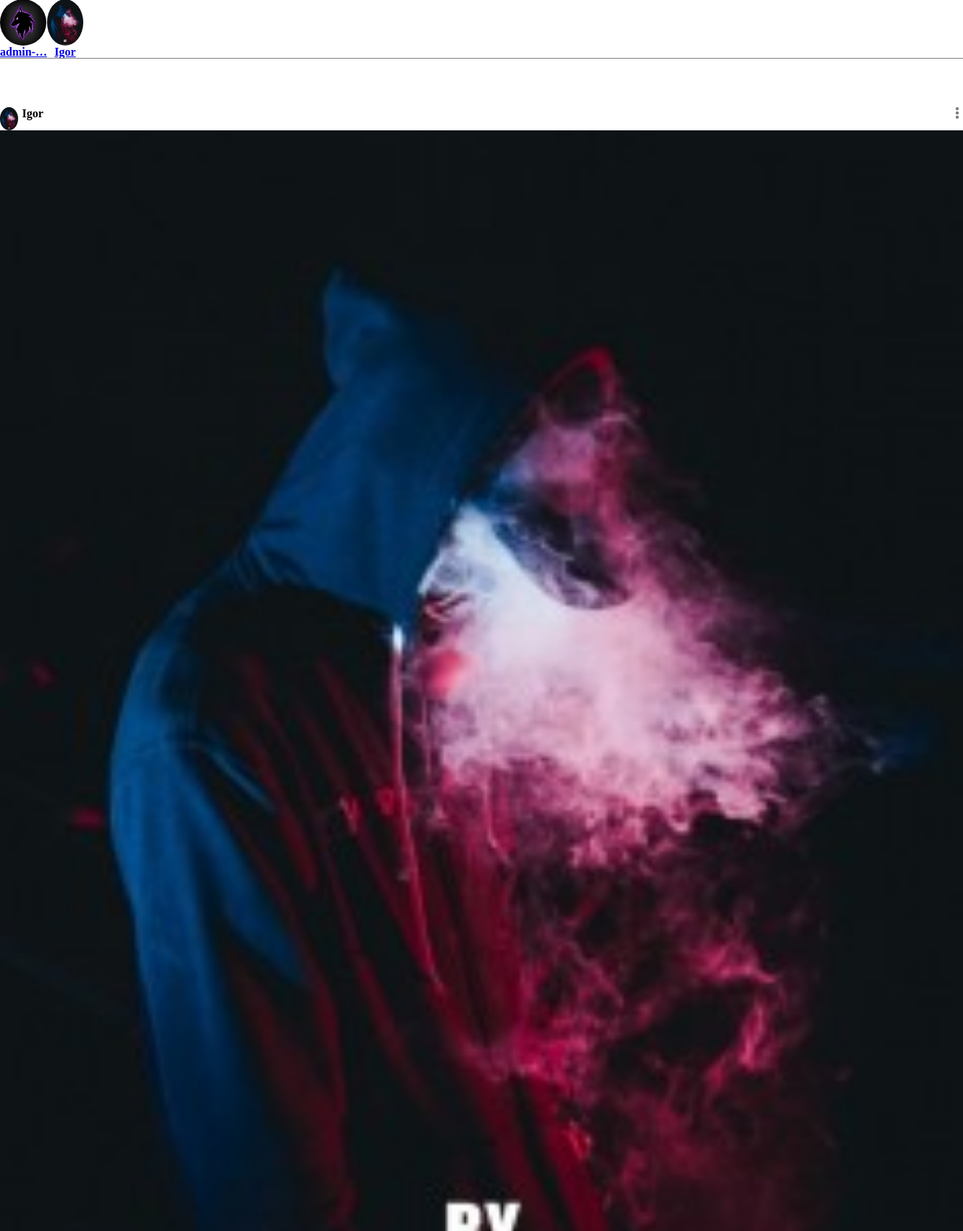
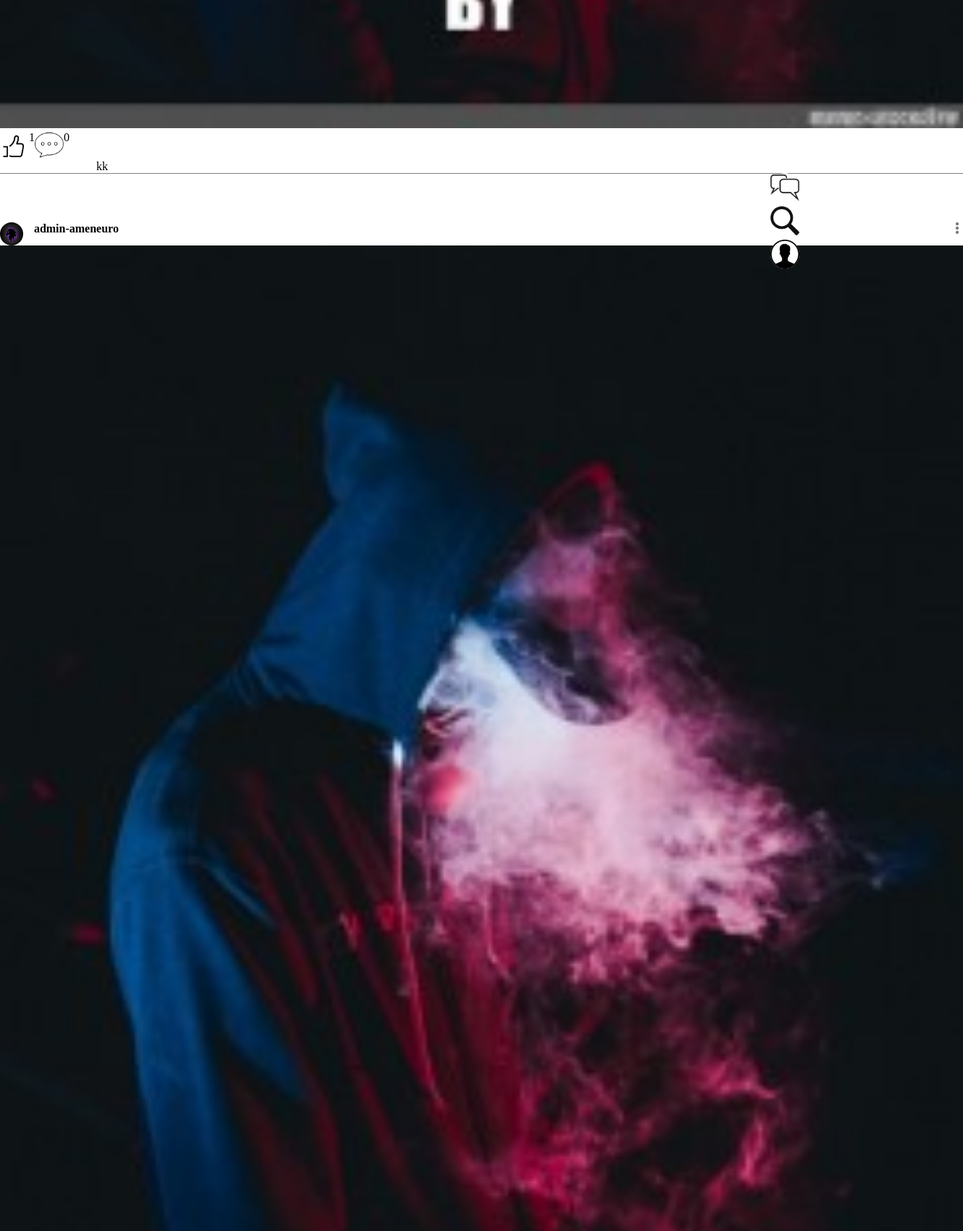
The page / (signed in, upper part) on the database its author committed (2 pictures, top to bottom).
### home/models.py (models this page shows, shortened)
class User(AbstractUser):
	img = models.ImageField(upload_to='user_img', null=True, blank=True)
	friends = models.ManyToManyField("User",symmetrical=True,null=True,blank=True,related_name="friends_user")
	chats = models.ManyToManyField("Chat",symmetrical=False,null=True,blank=True,related_name="chats_user")
	friend_want_add = models.ManyToManyField("User",symmetrical=False,null=True,blank=True,related_name="friend_want_add_user")
	def __str__(self):
		return self.username
	class Meta:
		verbose_name = "User"
		verbose_name_plural = "Users"
	pass

class Post(models.Model):
	user_pub = models.ForeignKey("User", on_delete=models.CASCADE,null=True,related_name="user_pub_post")
	type_p = models.CharField(max_length=15,null=True)
	file = models.FileField(upload_to='posts')
	likes = models.ManyToManyField("User", null=True,blank=True, related_name="likes_post")
	description = models.TextField(blank=True,null=True)
	comments = models.ManyToManyField("Comment",null=True,blank=True)

### home/views.py (the view)
# urls.py: path('', include("home.urls")),
def home(request):
	user = {}
	if request.user.is_authenticated:
		user = request.user
	else:
		return redirect("login")
	posts = Post.objects.all()
	return render(request, "home/home.html", {
		"user": user,
		"posts":posts
		})

### home/templates/home/home.html (shortened to what this page needs)
{% load static %}
<!DOCTYPE html>
<html lang="en">
<head>
	<link rel="stylesheet" href="{% static 'home/css/home.css' %}">
</head>
<body>
	<header class="header-home">
		<div class="friends_and_user">
			<a class="user_header" href="{% url 'user' user.username %}">
				<img class="img_user" src="{{ user.img }}"c>
				<h4 class="name_user">{{ user.username|truncatechars:7 }}</h4>
			</a>
			{% for f in user.friends.all %}
				<a class="user_header" href="{% url 'user' f.username %}">
					<img class="img_user" src="{{ f.img }}"c>
					<h4 class="name_user">{{ f.username|truncatechars:7 }}</h4>
				</a>
			{% endfor %}
		</div>
	</header>
	<div class="line"></div>
	<div class="posts">
		{% for p in posts %}
			<div class="post">
				<div class="header_post">
					<a class="header_post_user" href="">
						<img class="img_user_post" src="{{ p.user_pub.img }}" alt="">
						<h4 class="name_user_post">{{ p.user_pub }}</h4>
					</a>
					<img class="options_post_img" src="{% static 'home/images/options.png' %}" alt="">
				</div>
				{% if p.type_p == 'video' %}
					<video autoplay controls class="post_file" src="{{ p.file }}"c></video>
				{% else %}
					<img class="post_file" src="{{ p.file }}"c>
				{% endif %}
				<div class="menu_post">
					<img id={{ p.id }} onclick="like(this)" src="{% static 'home/images/like.png' %}" alt="">
					<label>{{ p.likes.all|length }}</label>
					<img src="{% static 'home/images/comment.png' %}" alt="">
					<label>{{ p.comments.all|length }}</label>
				</div>
				<p class="post_desc">{{ p.description|truncatechars:50 }}</p>
			</div>
			<div class="line"></div>
		{% endfor %}
	</div>
	<div class="menu_home">
		<a class="link_menu" href="{% url 'chats' %}"><img class="img_main_link" src="{% static 'home/images/direct.png' %}" alt=""></a>
		<a class="link_menu" href="{% url 'user_find' %}"><img class="img_main_link" src="{% static 'home/images/find.png' %}" alt=""></a>
		<a class="link_menu" href="{% url 'friends' %}"><img class="img_main_link" src="{% static 'home/images/user.png' %}" alt=""></a>
	</div>
</body>
</html>

### home/static/home/css/home.css (style rules this page uses)
* { margin: 0; padding: 0; }
body { overflow-x: hidden; position: relative; right: 0; margin: 0 auto; }
.header-home { height: 5em; display: flex; width: 100%; justify-content: space-between; }
.img_user { border-radius: 50%; height: 80%; }
.menu_home { position: fixed; left: 80%; top: 50%; display: flex; flex-direction: column; }
.link_menu { margin-top: 15%; background: white; width: 40px; height: 40px; border-radius: 50%; }
.friends_and_user { display: flex; overflow-x: auto; overflow-y: hidden; }
.user_header { display: flex; flex-direction: column; align-items: center; justify-content: center; }
.posts { width: 100%; margin-left: auto; margin-right:auto ; }
.menu_post { display: flex; height: 2.5em; }
.post_file { width: 100%; }
.post_desc { position: relative; left: 10%; }
.header_post { display: flex; justify-content: space-between; height: 2em; }
.header_post_user { display: flex; text-decoration: none; }
.img_user_post { border-radius: 50%; }
.name_user_post { position: relative; left: 10%; color: black; }
.options_post_img { height: 50%; }
.img_main_link { height: 100%; }
.line { width: 100%; background-color: gray; height: 1px; margin-bottom: 5%; }

### rows shown on the page
User: img (picture), username "admin-…"
User: img (picture), username "Igor"
Post: user_pub.img (picture), user_pub "Igor", file (picture), likes.all|length "1", comments.all|length "0", description "kk"
Post: user_pub.img (picture), user_pub "admin-ameneuro", file (picture)
